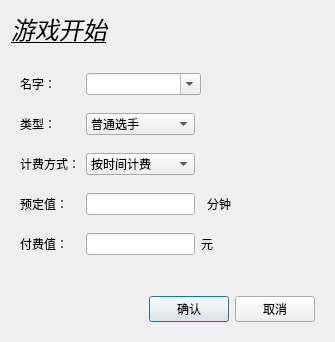
<?xml version="1.0" encoding="UTF-8"?>
<ui version="4.0">
 <class>SignIn</class>
 <widget class="QDialog" name="SignIn">
  <property name="windowModality">
   <enum>Qt::WindowModal</enum>
  </property>
  <property name="geometry">
   <rect>
    <x>0</x>
    <y>0</y>
    <width>335</width>
    <height>342</height>
   </rect>
  </property>
  <property name="windowTitle">
   <string>开始-签名</string>
  </property>
  <property name="modal">
   <bool>true</bool>
  </property>
  <layout class="QVBoxLayout" name="verticalLayout">
   <item>
    <widget class="QLabel" name="labTitle">
     <property name="font">
      <font>
       <pointsize>18</pointsize>
       <italic>true</italic>
       <underline>true</underline>
      </font>
     </property>
     <property name="text">
      <string>游戏开始</string>
     </property>
     <property name="textFormat">
      <enum>Qt::AutoText</enum>
     </property>
    </widget>
   </item>
   <item>
    <widget class="QStackedWidget" name="stackedWidget">
     <property name="currentIndex">
      <number>0</number>
     </property>
     <widget class="QWidget" name="page">
      <layout class="QGridLayout" name="gridLayout">
       <item row="0" column="0">
        <widget class="QLabel" name="label">
         <property name="text">
          <string>名字：</string>
         </property>
        </widget>
       </item>
       <item row="0" column="1" colspan="2">
        <widget class="QComboBox" name="cmArcherName">
         <property name="editable">
          <bool>true</bool>
         </property>
        </widget>
       </item>
       <item row="0" column="3">
        <spacer name="horizontalSpacer">
         <property name="orientation">
          <enum>Qt::Horizontal</enum>
         </property>
         <property name="sizeHint" stdset="0">
          <size>
           <width>57</width>
           <height>20</height>
          </size>
         </property>
        </spacer>
       </item>
       <item row="1" column="0">
        <widget class="QLabel" name="label_4">
         <property name="text">
          <string>类型：</string>
         </property>
        </widget>
       </item>
       <item row="1" column="1">
        <widget class="QComboBox" name="cmGameType">
         <item>
          <property name="text">
           <string>普通选手</string>
          </property>
         </item>
         <item>
          <property name="text">
           <string>VIP会员</string>
          </property>
         </item>
         <item>
          <property name="text">
           <string>比赛选手</string>
          </property>
         </item>
        </widget>
       </item>
       <item row="1" column="3">
        <spacer name="horizontalSpacer_2">
         <property name="orientation">
          <enum>Qt::Horizontal</enum>
         </property>
         <property name="sizeHint" stdset="0">
          <size>
           <width>57</width>
           <height>20</height>
          </size>
         </property>
        </spacer>
       </item>
       <item row="2" column="0">
        <widget class="QLabel" name="label_2">
         <property name="text">
          <string>计费方式：</string>
         </property>
        </widget>
       </item>
       <item row="2" column="1">
        <widget class="QComboBox" name="cmPayMode">
         <item>
          <property name="text">
           <string>按时间计费</string>
          </property>
         </item>
         <item>
          <property name="text">
           <string>按箭数计费</string>
          </property>
         </item>
        </widget>
       </item>
       <item row="2" column="3">
        <spacer name="horizontalSpacer_3">
         <property name="orientation">
          <enum>Qt::Horizontal</enum>
         </property>
         <property name="sizeHint" stdset="0">
          <size>
           <width>57</width>
           <height>20</height>
          </size>
         </property>
        </spacer>
       </item>
       <item row="3" column="0">
        <widget class="QLabel" name="labPresetLim">
         <property name="text">
          <string>预定值：</string>
         </property>
        </widget>
       </item>
       <item row="3" column="1">
        <widget class="QLineEdit" name="edPresetPlayVal">
         <property name="inputMask">
          <string>900</string>
         </property>
        </widget>
       </item>
       <item row="3" column="3">
        <widget class="QLabel" name="labPlayUnit">
         <property name="text">
          <string>分钟</string>
         </property>
        </widget>
       </item>
       <item row="4" column="0">
        <widget class="QLabel" name="labPayValue">
         <property name="text">
          <string>付费值：</string>
         </property>
        </widget>
       </item>
       <item row="4" column="1">
        <widget class="QLineEdit" name="edPaidVal">
         <property name="inputMask">
          <string>000</string>
         </property>
        </widget>
       </item>
       <item row="4" column="2" colspan="2">
        <widget class="QLabel" name="labMoneyName">
         <property name="text">
          <string>元</string>
         </property>
        </widget>
       </item>
      </layout>
     </widget>
    </widget>
   </item>
   <item>
    <widget class="QFrame" name="frame_2">
     <property name="frameShape">
      <enum>QFrame::NoFrame</enum>
     </property>
     <property name="frameShadow">
      <enum>QFrame::Raised</enum>
     </property>
     <layout class="QHBoxLayout" name="horizontalLayout">
      <item>
       <spacer name="horizontalSpacer_4">
        <property name="orientation">
         <enum>Qt::Horizontal</enum>
        </property>
        <property name="sizeHint" stdset="0">
         <size>
          <width>349</width>
          <height>20</height>
         </size>
        </property>
       </spacer>
      </item>
      <item>
       <widget class="QPushButton" name="btnOk">
        <property name="enabled">
         <bool>true</bool>
        </property>
        <property name="text">
         <string>确认</string>
        </property>
        <property name="autoDefault">
         <bool>true</bool>
        </property>
       </widget>
      </item>
      <item>
       <widget class="QPushButton" name="btnCancel">
        <property name="text">
         <string>取消</string>
        </property>
       </widget>
      </item>
     </layout>
    </widget>
   </item>
  </layout>
 </widget>
 <tabstops>
  <tabstop>cmArcherName</tabstop>
  <tabstop>cmGameType</tabstop>
  <tabstop>cmPayMode</tabstop>
  <tabstop>edPresetPlayVal</tabstop>
  <tabstop>edPaidVal</tabstop>
  <tabstop>btnOk</tabstop>
  <tabstop>btnCancel</tabstop>
 </tabstops>
 <resources/>
 <connections/>
</ui>
